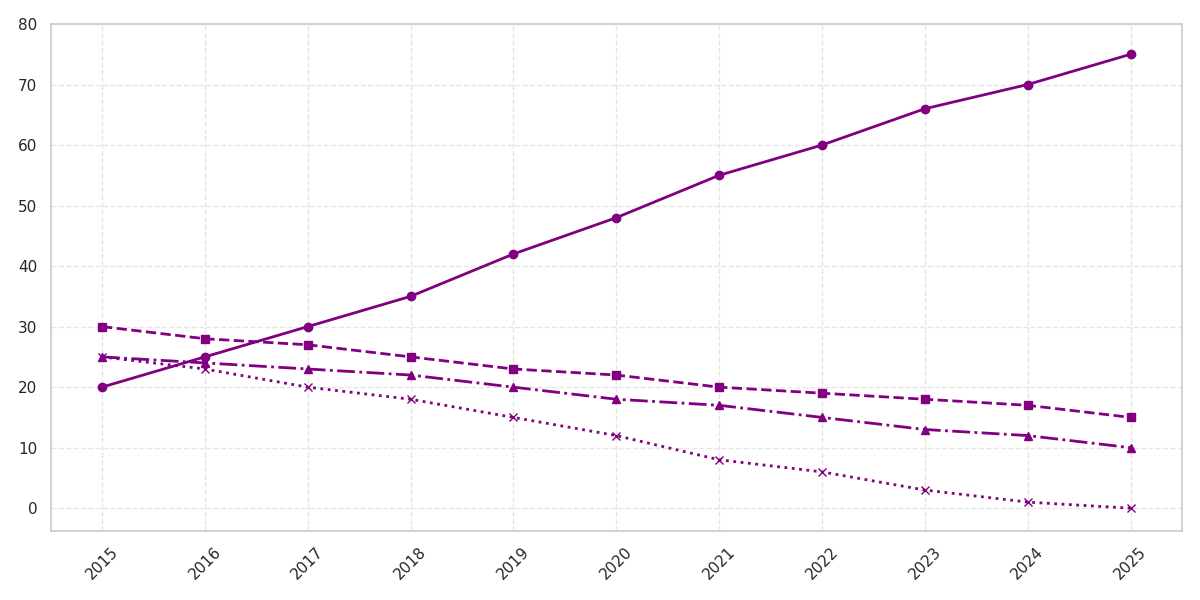

Write the Python code that produced this figure.
import matplotlib.pyplot as plt
import numpy as np

years = np.array(list(range(2015, 2026)))

python_popularity = [20, 25, 30, 35, 42, 48, 55, 60, 66, 70, 75]
javascript_popularity = [30, 28, 27, 25, 23, 22, 20, 19, 18, 17, 15]
java_popularity = [25, 24, 23, 22, 20, 18, 17, 15, 13, 12, 10]
cpp_popularity = [25, 23, 20, 18, 15, 12, 8, 6, 3, 1, 0]

plt.figure(figsize=(12, 6))

consistent_color = 'purple'

plt.plot(years, python_popularity, marker='o', linestyle='-', color=consistent_color, linewidth=2)
plt.plot(years, javascript_popularity, marker='s', linestyle='--', color=consistent_color, linewidth=2)
plt.plot(years, java_popularity, marker='^', linestyle='-.', color=consistent_color, linewidth=2)
plt.plot(years, cpp_popularity, marker='x', linestyle=':', color=consistent_color, linewidth=2)

plt.xticks(years, rotation=45)
plt.yticks(range(0, 81, 10))

plt.grid(True, linestyle='--', alpha=0.5)
plt.tight_layout()
plt.show()
